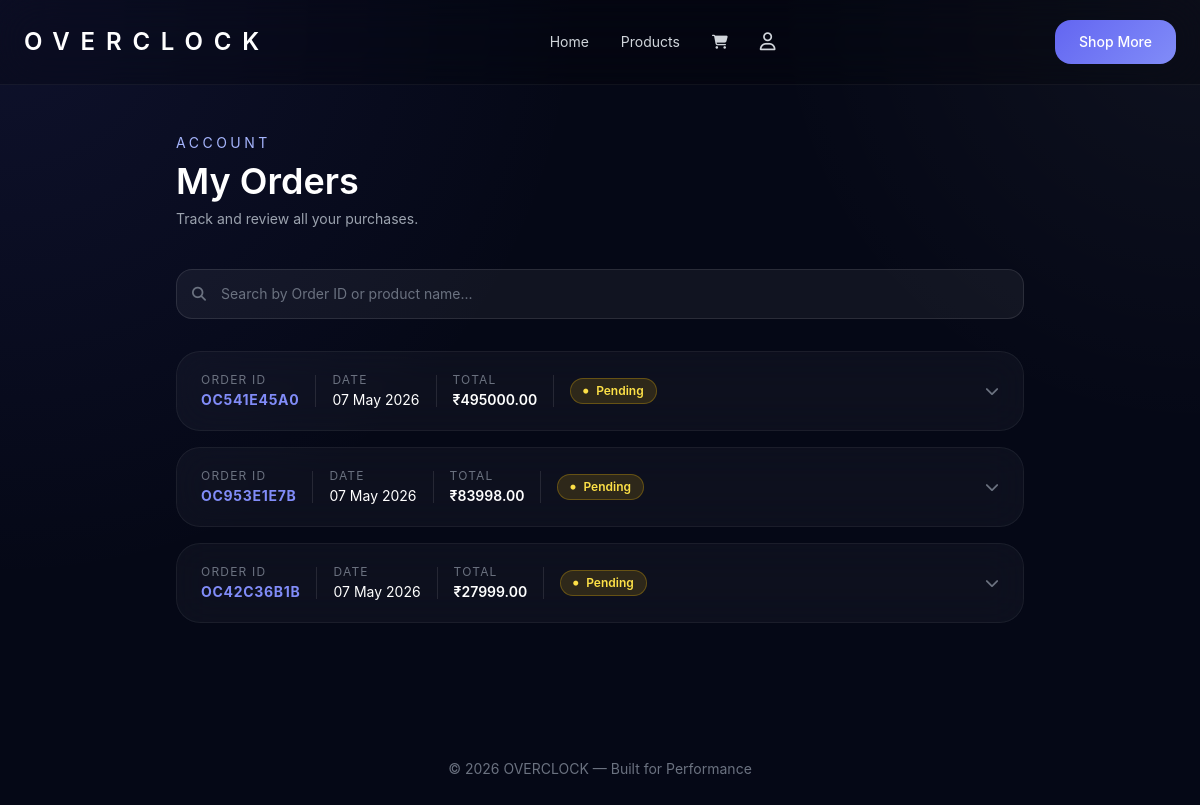
Page /order-history/ (signed in) on the earlier database version.
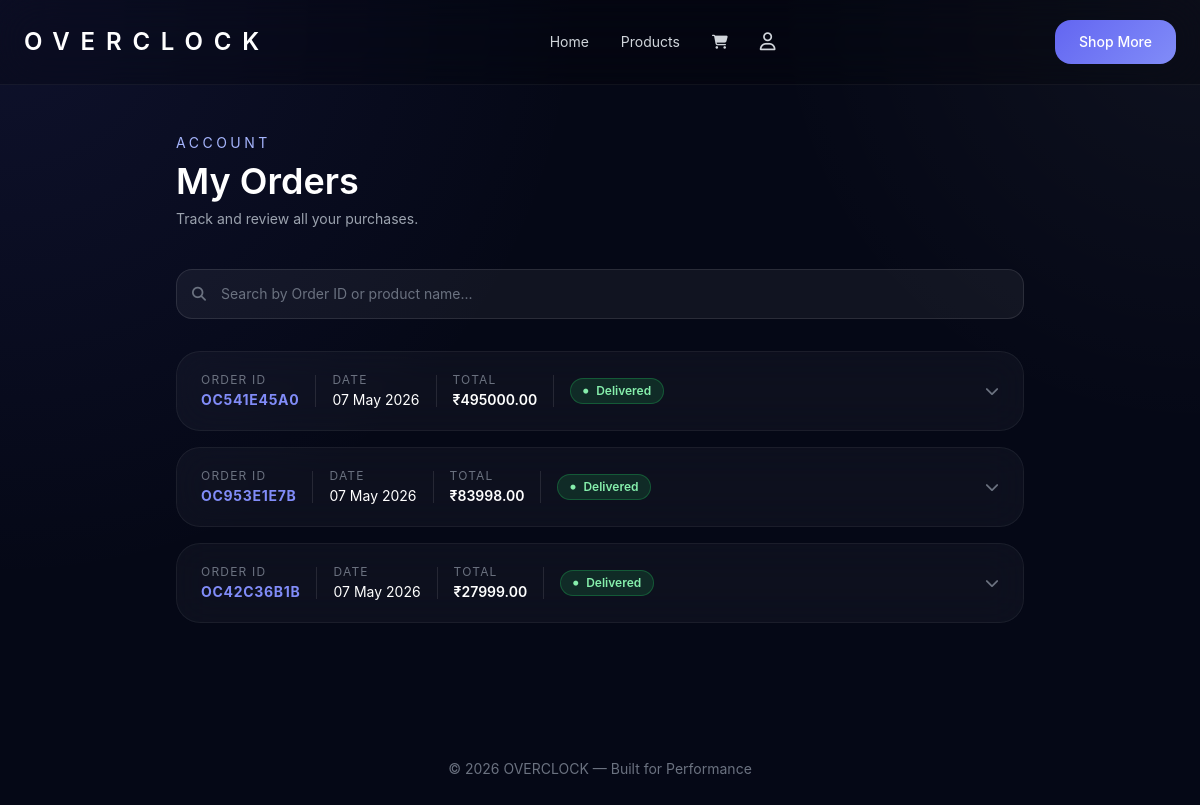
Same page on the later database version.
### Overclock/models.py (models this page shows, shortened)
class Order(models.Model):
    STATUS_CHOICES = [
        ('Pending',    'Pending'),
        ('Processing', 'Processing'),
        ('Shipped',    'Shipped'),
        ('Delivered',  'Delivered'),
    ]
    PAYMENT_CHOICES = [
        ('COD',  'Cash on Delivery'),
        ('UPI',  'UPI'),
        ('CARD', 'Credit/Debit Card'),
    ]
    order_id       = models.CharField(max_length=20, unique=True, editable=False)
    user           = models.ForeignKey(User, on_delete=models.SET_NULL, null=True, blank=True)
    full_name      = models.CharField(max_length=100)
    email          = models.EmailField()
    phone          = models.CharField(max_length=15)
    address        = models.TextField()
    city           = models.CharField(max_length=100)
    pincode        = models.CharField(max_length=10)
    payment_method = models.CharField(max_length=10, choices=PAYMENT_CHOICES)
    upi_id         = models.CharField(max_length=100, blank=True, null=True)
    card_number    = models.CharField(max_length=20,  blank=True, null=True)
    card_expiry    = models.CharField(max_length=7,   blank=True, null=True)
    card_cvv       = models.CharField(max_length=4,   blank=True, null=True)
    delivery_email  = models.EmailField(blank=True, null=True)   # email for digital delivery
    license_key     = models.TextField(blank=True, null=True)    # filled by admin for digital products
    subtotal       = models.DecimalField(max_digits=10, decimal_places=2)
    delivery_fee   = models.DecimalField(max_digits=10, decimal_places=2)
    grand_total       = models.DecimalField(max_digits=10, decimal_places=2)
    promo_code        = models.CharField(max_length=500, blank=True, null=True)
    discount_amount   = models.DecimalField(max_digits=10, decimal_places=2, default=0)
    status         = models.CharField(max_length=20, choices=STATUS_CHOICES, default='Pending')
    created_at     = models.DateTimeField(auto_now_add=True)
    class Meta:
        ordering = ['-created_at']

### Overclock/views.py (the view)
# urls.py: path('order-history/', views.order_history, name='order_history'),
def order_history(request):
    email = request.session.get('email')
    if not email:
        return redirect('login')
    try:
        user = User.objects.get(email=email)
        orders = Order.objects.filter(
            models.Q(user=user) | models.Q(email=email)
        ).distinct().prefetch_related('items')
    except User.DoesNotExist:
        orders = Order.objects.filter(email=email).prefetch_related('items')
    return render(request, 'order_history.html', {'orders': orders})

### Overclock/context_processors.py (called while the page is built)
def categories(request):
    return {
        'nav_categories': Category.objects.all().order_by('name')
    }

### Overclock/models.py (called while the page is built)
    @property
    def total(self):
        return self.price * self.quantity

### Overclock/templates/order_history.html (shortened to what this page needs)
{% load static %}
<!DOCTYPE html>
<html lang="en">
<head>
<script src="https://cdn.tailwindcss.com"></script>
<link rel="stylesheet" href="https://cdnjs.cloudflare.com/ajax/libs/font-awesome/6.5.0/css/all.min.css">
</head>
<body>
<header class="sticky top-0 z-50 border-b border-white/5 backdrop-blur-xl bg-black/20">
    <div class="max-w-7xl mx-auto px-6 py-5 flex items-center justify-between">
        <a href="{% url 'index' %}" class="text-xl md:text-2xl font-semibold tracking-[0.45em]">OVERCLOCK</a>
        <nav class="hidden lg:flex items-center gap-8 text-sm text-gray-300">
            <a href="{% url 'index' %}"        class="hover:text-white transition">Home</a>
            <a href="{% url 'all_products' %}" class="hover:text-white transition">Products</a>
            <a href="{% url 'cart' %}"         class="hover:text-white transition"><i class="fa-solid fa-cart-shopping"></i></a>
            <a href="{% url 'profile' %}"      class="hover:text-white transition"><i class="fa-regular fa-user text-lg"></i></a>
        </nav>
        <a href="{% url 'all_products' %}" class="build-btn px-6 py-3 rounded-2xl text-sm font-medium">Shop More</a>
    </div>
</header>
<main class="max-w-4xl mx-auto px-6 pt-12 pb-24">
    <div class="mb-10 fade-up">
        <p class="text-sm text-indigo-300 mb-2 tracking-[0.25em] uppercase">Account</p>
        <h1 class="text-4xl font-semibold">My Orders</h1>
        <p class="text-gray-400 mt-2 text-sm">Track and review all your purchases.</p>
    </div>
    {% if orders %}
    <div class="fade-up mb-8" style="animation-delay:100ms">
        <div class="relative">
            <i class="fa-solid fa-magnifying-glass absolute left-4 top-1/2 -translate-y-1/2 text-gray-500 text-sm"></i>
            <input type="text" id="orderSearch"
                   placeholder="Search by Order ID or product name..."
                   class="w-full pl-11 pr-4 py-3.5 rounded-2xl text-sm text-white placeholder-gray-500 outline-none transition"
                   style="background:rgba(255,255,255,0.05); border:1px solid rgba(255,255,255,0.1);"
                   oninput="filterOrders(this.value)">
        </div>
    </div>
    <div class="space-y-4" id="ordersList">
        {% for order in orders %}
        <div class="order-card glass rounded-3xl overflow-hidden fade-up"
             style="animation-delay:{{ forloop.counter }}50ms"
             data-order-id="{{ order.order_id|lower }}"
             data-items="{% for item in order.items.all %}{{ item.product_name|lower }} {% endfor %}">
            <button class="w-full text-left px-6 py-5 flex items-center justify-between gap-4"
                    onclick="toggleOrder(this)">
                <div class="flex items-center gap-4 flex-wrap">
                    <div>
                        <p class="text-xs text-gray-500 uppercase tracking-widest mb-0.5">Order ID</p>
                        <p class="font-bold text-indigo-400 tracking-wider text-sm">{{ order.order_id }}</p>
                    </div>
                    <div>
                        <p class="text-xs text-gray-500 uppercase tracking-widest mb-0.5">Date</p>
                        <p class="text-sm text-white">{{ order.created_at|date:"d M Y" }}</p>
                    </div>
                    <div>
                        <p class="text-xs text-gray-500 uppercase tracking-widest mb-0.5">Total</p>
                        <p class="text-sm font-semibold text-white">₹{{ order.grand_total }}</p>
                    </div>
                    <span class="inline-flex items-center gap-2 px-3 py-1 rounded-full text-xs font-semibold badge-{{ order.status }}">
                        <i class="fa-solid fa-circle text-[5px]"></i> {{ order.status }}
                    </span>
                </div>
                <i class="fa-solid fa-chevron-down chevron text-gray-500 flex-shrink-0 text-sm"></i>
            </button>
        </div>
        {% endfor %}
    </div>
    {% endif %}
</main>
<footer class="text-center py-10 text-gray-500 text-sm">© 2026 OVERCLOCK — Built for Performance</footer>
</body>
</html>

Differences in the rows shown:
changed Order "OC541E45A0": status "Pending" → "Delivered"
changed Order "OC953E1E7B": status "Pending" → "Delivered"
changed Order "OC42C36B1B": status "Pending" → "Delivered"
